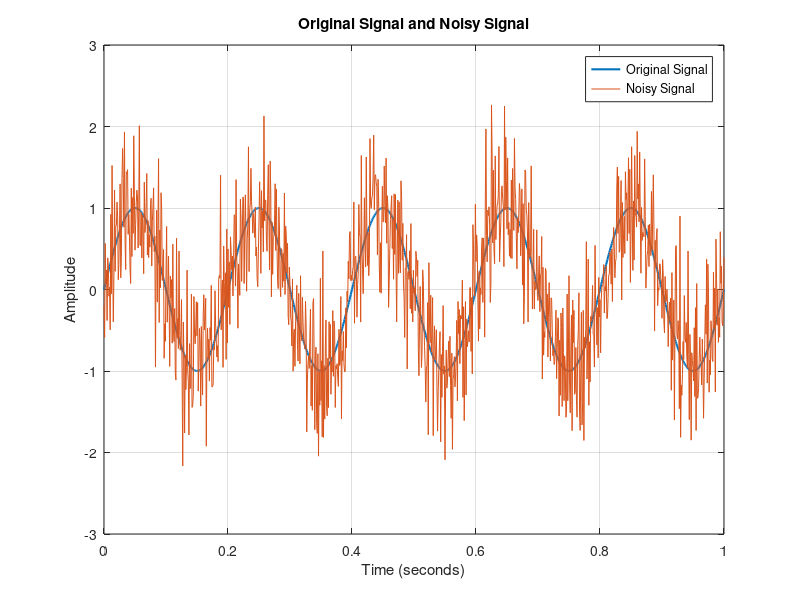
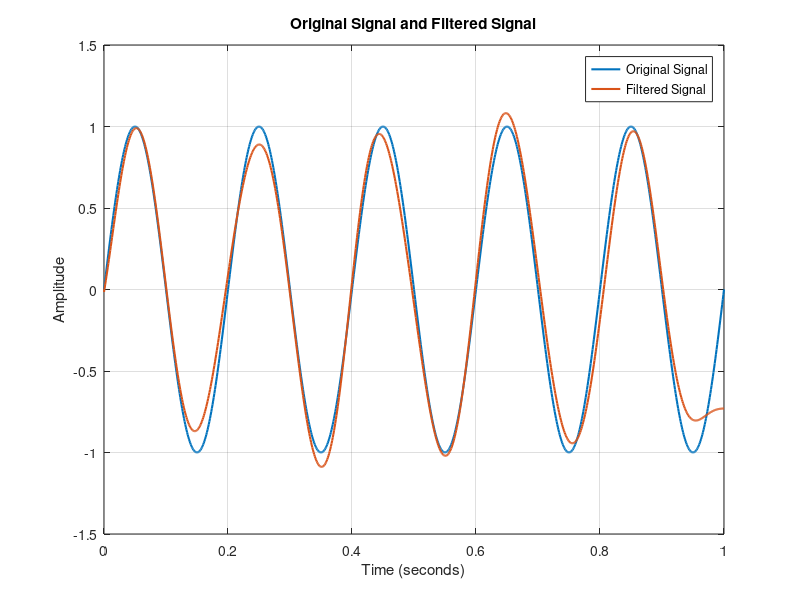
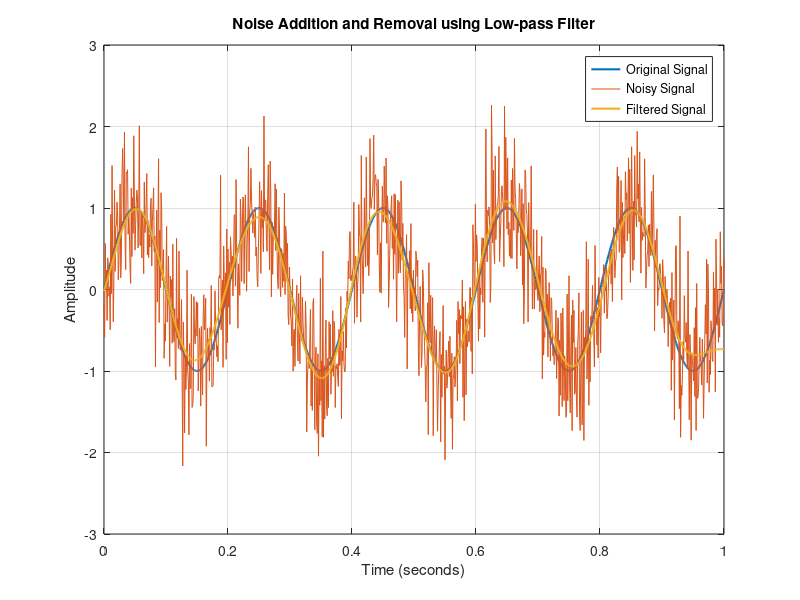

These figures' MATLAB source, in order:
% Noise Addition and Removal from a Signal using MATLAB
% Objective: Generate a sinusoidal signal, add Gaussian white noise,
% and remove high-frequency noise using a low-pass Butterworth filter.

clc;
clear;
close all;

%% Parameters
fs = 1000;              % Sampling frequency in Hz
t = 0:1/fs:1;           % Time vector from 0 to 1 second
f_signal = 5;           % Frequency of sinusoidal signal in Hz
amplitude = 1;          % Amplitude of signal
noise_level = 0.5;      % Noise strength
cutoff_frequency = 10;  % Low-pass filter cutoff frequency in Hz
filter_order = 4;       % Butterworth filter order

%% Generate sinusoidal signal
original_signal = amplitude * sin(2*pi*f_signal*t);

%% Add Gaussian white noise
noise = noise_level * randn(size(t));
noisy_signal = original_signal + noise;

%% Design low-pass Butterworth filter
normalized_cutoff = cutoff_frequency / (fs/2);
[b, a] = butter(filter_order, normalized_cutoff, 'low');

%% Apply filter
filtered_signal = filtfilt(b, a, noisy_signal);

%% Plot original and noisy signals
figure;
plot(t, original_signal, 'LineWidth', 1.5);
hold on;
plot(t, noisy_signal);
grid on;
xlabel('Time (seconds)');
ylabel('Amplitude');
title('Original Signal and Noisy Signal');
legend('Original Signal', 'Noisy Signal');

%% Plot filtered signal
figure;
plot(t, original_signal, 'LineWidth', 1.5);
hold on;
plot(t, filtered_signal, 'LineWidth', 1.5);
grid on;
xlabel('Time (seconds)');
ylabel('Amplitude');
title('Original Signal and Filtered Signal');
legend('Original Signal', 'Filtered Signal');

%% Plot all signals together
figure;
plot(t, original_signal, 'LineWidth', 1.5);
hold on;
plot(t, noisy_signal);
plot(t, filtered_signal, 'LineWidth', 1.5);
grid on;
xlabel('Time (seconds)');
ylabel('Amplitude');
title('Noise Addition and Removal using Low-pass Filter');
legend('Original Signal', 'Noisy Signal', 'Filtered Signal');

%% Display information
fprintf('Sampling frequency: %d Hz\n', fs);
fprintf('Signal frequency: %d Hz\n', f_signal);
fprintf('Noise level: %.2f\n', noise_level);
fprintf('Cutoff frequency: %d Hz\n', cutoff_frequency);
fprintf('Filter order: %d\n', filter_order);
